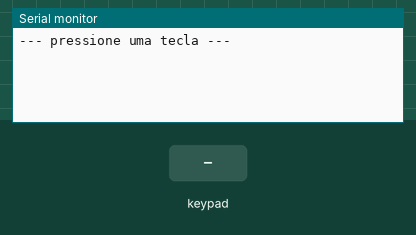
The sketch below on a simulated Arduino Uno, built with avr-gcc and run on an emulated ATmega328P. On the bench: the last lines printed to the serial monitor. Wiring (inferred from the names in the program): 4×3 keypad with keys 1 2 3 4 5 6 7 8 9 * 0 #: rows pin 7, pin 2, pin 3, pin 5; columns pin 4, pin 6, pin 8. The inputs (shaded band) are chosen by the test bench.

Above: at 1.2 s.
1.3 s: key '1' pressed
At 2.1 s:
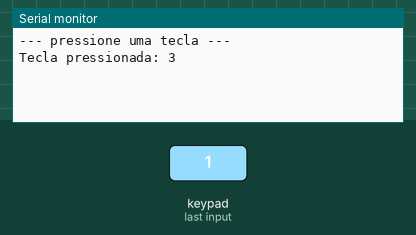
2.9 s: keypad keys 7 2 3 5 * pressed 0.4 s apart
At 5.8 s:
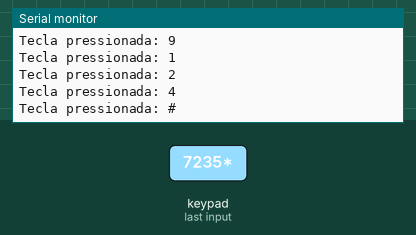
6.4 s: key '0' pressed
At 7.2 s:
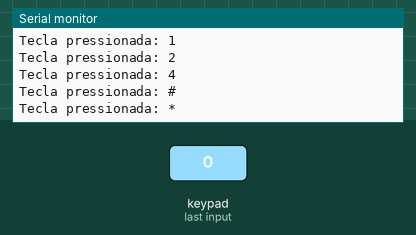
8.0 s: keypad keys 7 2 3 5 # pressed 0.4 s apart
At 10.8 s:
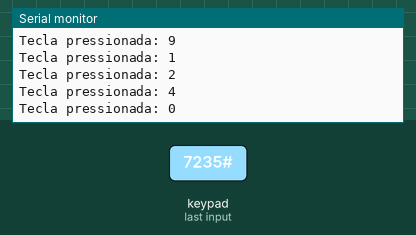
Timing chart, 0 to 12.3 s (numbered marks = the images above; inputs shaded):
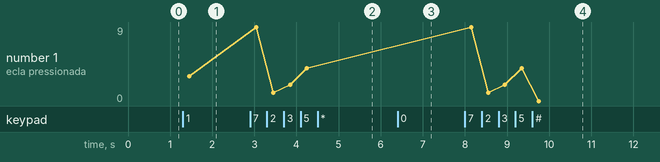

Measured:
- after the input at 1.3 s, the serial monitor: prints a new line after 0.15 s (image 1)
- after the input at 2.9 s, the serial monitor: prints a new line after 0.15 s (image 2)
- after the input at 6.4 s, the serial monitor: prints a new line after 0.15 s (image 3)
- after the input at 8.0 s, the serial monitor: prints a new line after 0.15 s (image 4)
- plotted number 1: 3 → 4 after the input at 2.9 s, 4 → 0 after the input at 8.0 s

The sketch:

Keyboard.ino
```cpp
const int numLinhas = 4; //número de linhas do teclado
const int numColunas = 3; //número de colunas do teclado
const int debounce = 20; //tempo de pausa
const char teclado[numLinhas][numColunas] = { //definição do teclado
  {'1', '2', '3'},
  {'4', '5', '6'},
  {'7', '8', '9'},
  {'*', '0', '#'}
};
const int PinosLINHAS[numLinhas] = { 7, 2, 3, 5}; //pinos do Arduino que correspondem às linhas do teclado
const int PinosCOLUNAS[numColunas] = { 6, 8, 4}; //pinos do Arduino que correspondem às colunas do teclado
const char kNADA = 0; //constante que simboliza nenhuma tecla pressionada (deve ser
//diferente de todos os valores em teclado[][] - o 0 desta variável não é o 0 do
//  teclado)
//---------------------------------------------------------------------------------
void setup() {
  Serial.begin(9600); //inicializa a Serial
  //configura as linhas como entradas com padrão em nível lógico alto
  for (int linha = 0; linha < numLinhas; linha++) {
    pinMode(PinosLINHAS[linha], INPUT);
    digitalWrite(PinosLINHAS[linha], HIGH); //habilita pull-up
  }
  //configura as colunas como saídas com padrão em nível lógico alto
  for (int coluna = 0; coluna < numColunas; coluna++) {
    pinMode(PinosCOLUNAS[coluna], OUTPUT);
    digitalWrite(PinosCOLUNAS[coluna], HIGH);
  }
  Serial.println("--- pressione uma tecla ---");
}
//---------------------------------------------------------------------------------
void loop() {
  char tecla = TeclaPressionada();
  if (tecla != kNADA) {
    Serial.print("Tecla pressionada: ");
    Serial.println(tecla);
  }
}
//Determina qual tecla foi pressionada
char TeclaPressionada() {
  char tecla = kNADA; //atribui o valor padrão de retorno (nenhuma tecla  pressionada)
  boolean achou = false; //inicialmente considera que nenhuma tecla foi pressionada
  for (int coluna = 0; coluna < numColunas; coluna++) {
  digitalWrite(PinosCOLUNAS[coluna], LOW); //muda o estado do pino
    //varre as linhas procurando por uma tecla pressionada
    for (int linha = 0; linha < numLinhas; linha++) {
      //lê linha pela primeira vez
      if (digitalRead(PinosLINHAS[linha]) == LOW) { //tecla está pressionada
        delay(debounce); //insere pausa para descartar ruídos
      }
      //lê linha pela segunda vez
      if (digitalRead(PinosLINHAS[linha]) == LOW) { //tecla continua pressionada portanto não é um ruído
          while (digitalRead(PinosLINHAS[linha]) != HIGH); //espera soltar o tecla para retornar
        tecla = teclado[linha][coluna]; //determina qual foi a tecla pressionada de acordo com o teclado definido
        achou = true; //uma tecla foi pressionada
        break; //sai da varredura das linhas
      }
    }
    digitalWrite(PinosCOLUNAS[coluna], HIGH); //retorna o pino ao seu estado inicial

    //se uma tecla foi pressionada, sai do laço for
    if (achou) {
      break;
    }
  }
  return tecla; //retorna a tecla pressionada (kNADA se nenhuma foi encontrada)
}
```
